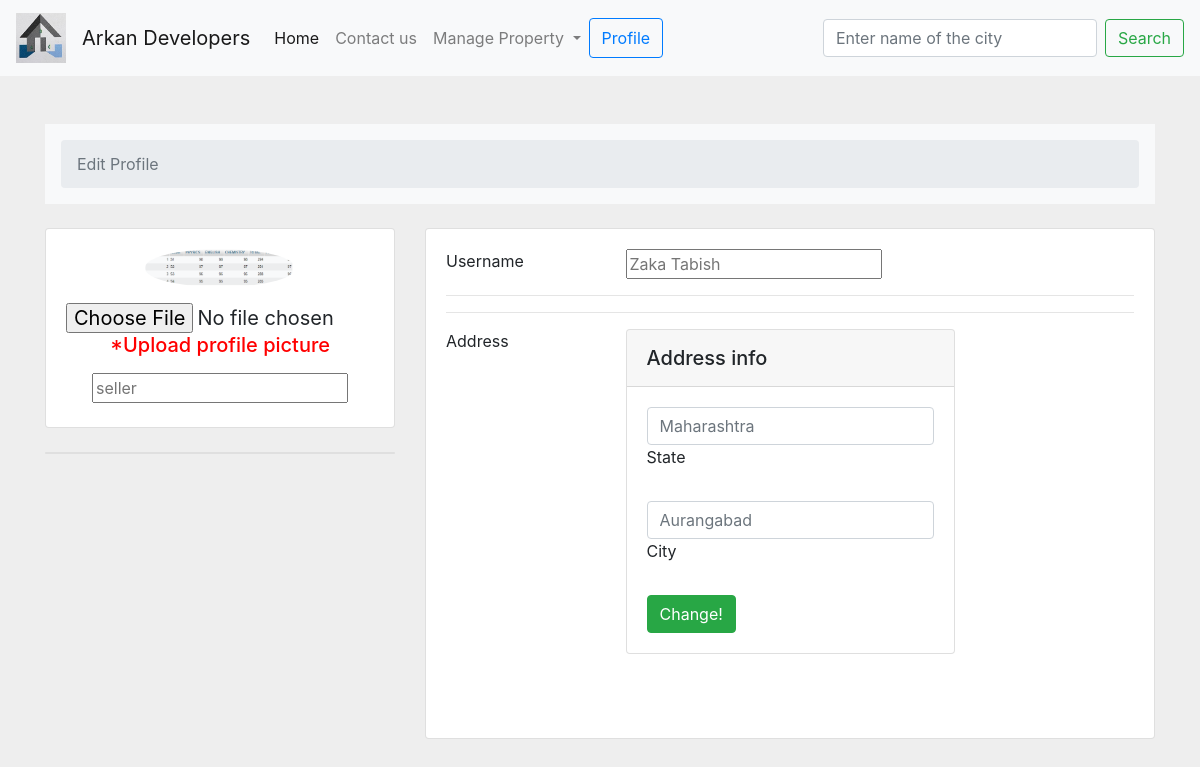
Page /code/edit_profile.php (signed in) on the earlier database version.
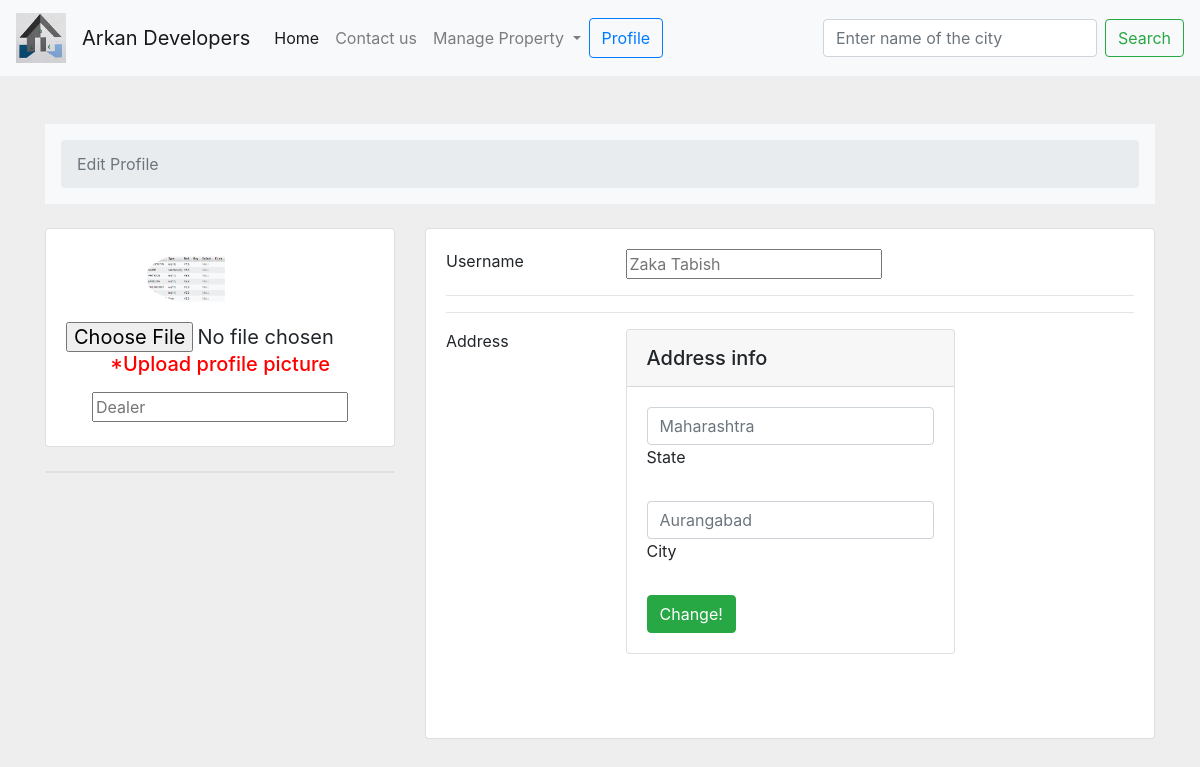
Same page on the later database version.
### tables this page shows
CREATE TABLE `user_profile` (
  `uid` varchar(15) NOT NULL,
  `profile_image` text NOT NULL
);

CREATE TABLE `user` (
  `uid` varchar(15) NOT NULL,
  `type` varchar(20) NOT NULL
);

### code/functions.php (called while the page is built, shortened)
<?php
function fire($query)
{
  $servername="localhost";
  $username="root";
  $password="";
  $dbname="project_5th_sem";
  $conn = new mysqli($servername, $username, $password, $dbname);
  $sql = $query;
  try {
    $value = $conn->query($sql);
    return $value;
  } catch (Exception $e) {
    echo "connection failed";
    $conn->close();
  }
}
?>

### code/edit_profile.php (the view, shortened to what this page needs)
<!doctype html>
<html lang="en">
  <head>
    <link rel="stylesheet" href="https://cdn.jsdelivr.net/npm/bootstrap@4.3.1/dist/css/bootstrap.min.css">
  </head>
  <body>
<?php
include 'navbar.php';
require 'functions.php';
$ph=$_SESSION["uid_session"];
$info=$user_i = fire("SELECT * FROM `user_info` WHERE `uid`=$ph;")->fetch_assoc();
$usr = fire("SELECT * FROM `user` WHERE `uid`=$ph;")->fetch_assoc();
$usrp = fire("SELECT * FROM `user_profile` WHERE `uid`=$ph;")->fetch_assoc();
?>
<form action="<?php echo $_SERVER['PHP_SELF']; ?>" method="POST" enctype="multipart/form-data">
    <section style="background-color: #eee;">
        <div class="container py-5">
          <div class="row">
            <div class="col">
              <nav aria-label="breadcrumb" class="bg-light rounded-3 p-3 mb-4">
                <ol class="breadcrumb mb-0">
                  <li class="breadcrumb-item active" aria-current="page">Edit Profile</li>
                </ol>
              </nav>
            </div>
          </div>
          <div class="row">
            <div class="col-lg-4">
              <div class="card mb-4">
                <div class="card-body text-center">
                  <img src="<?php echo $usrp["profile_image"];?>" alt="avatar"
                    class="rounded-circle img-fluid" style="width: 150px;">
                  <h5 class="my-3"> <input type="file" name="fileToUpload" id="fileToUpload"><p style="color:red">*Upload profile picture</p></h5>
                  <p class="text-muted mb-1"><input name="about" type="text" placeholder="<?php echo $usr["type"];?>"></p>
                </div>
              </div>
              <div class="card mb-4 mb-lg-0">
              </div>
            </div>
            <div class="col-lg-8">
              <div class="card mb-4">
                <div class="card-body">
                  <div class="row">
                    <div class="col-sm-3">
                      <p class="mb-0">Username</p>
                    </div>
                    <div class="col-sm-9">
                      <p class="text-muted mb-0"><input type="text" name="name" placeholder="<?php echo $info["name"];?>"></p>
                    </div>
                  </div>
                  <hr>
                  <hr>
                  <div class="row">
                    <div class="col-sm-3">
                      <p class="mb-0">Address</p>
                    </div>
                    <div class="col-sm-9">
                      <p class="text-muted mb-0"><div class="row">
                        <div class="col-md-8 mb-4">
                          <div class="card mb-4">
                            <div class="card-header py-3">
                              <h5 class="mb-0">Address info</h5>
                            </div>
                            <div class="card-body">
                                <div class="row mb-4">
                                  <div class="col">
                                    <div class="form-outline">
                                      <input type="text" id="form7Example2"  name='state' placeholder="<?php echo $info["state"];?>" class="form-control" />
                                      <label class="form-label" for="form7Example2">State</label>
                                    </div>
                                  </div>
                                </div>
                                <div class="form-outline mb-4">
                                  <input type="text" placeholder="<?php echo $info["city"];?>" id="form7Example3" name='city' class="form-control" />
                                  <label class="form-label" for="form7Example3">City</label>
                                </div>
                                <button type="submit" class="btn btn-success">Change!</button>
                            </div>
                          </div>
                        </div>
                      </div></p>
                    </div>
                  </div>
                </div>
              </div>
            </div>
          </div>
        </div>
      </section>
    </form>
  </body>

Differences in the rows shown:
changed user_profile: profile_image: a different picture
changed user: about "seller" → "Dealer"
